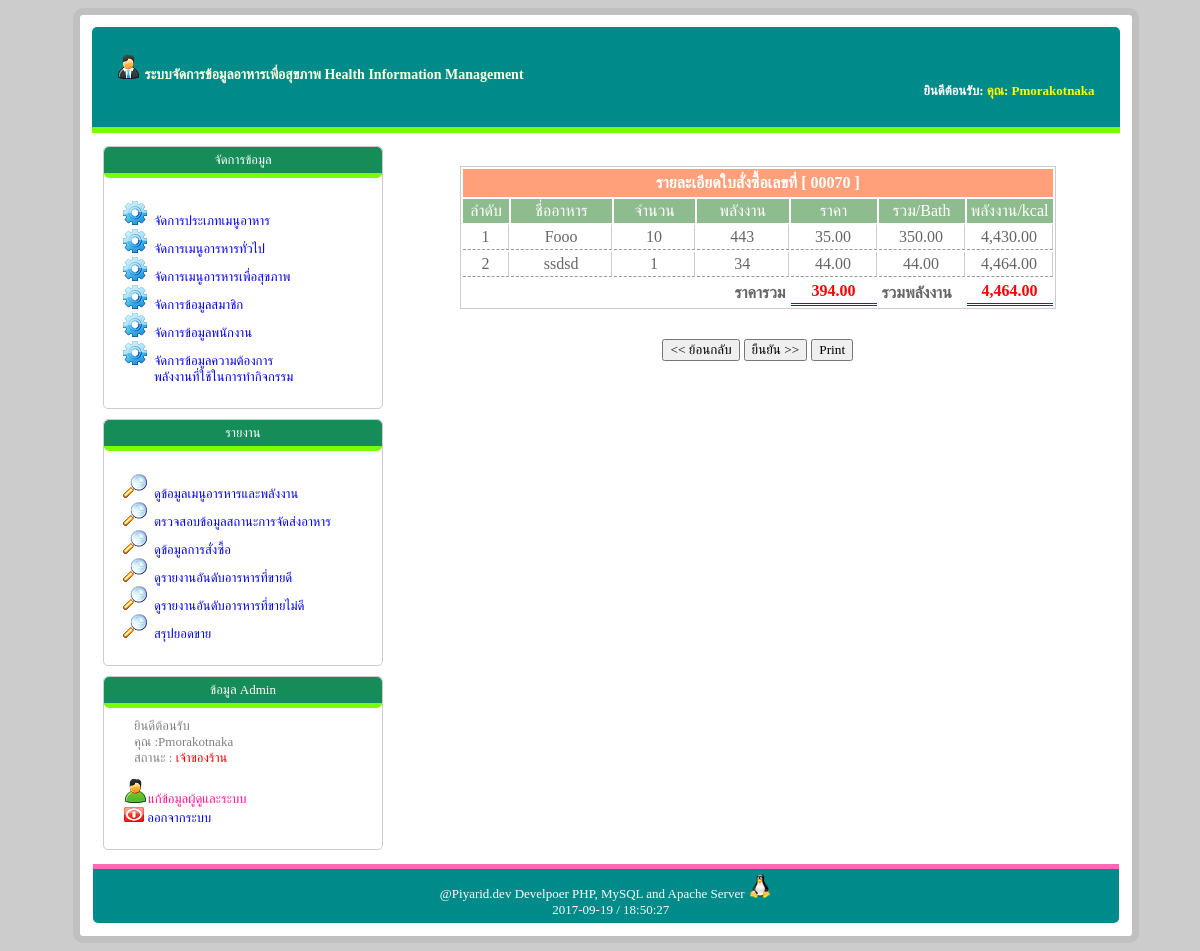
Screenshot of /back_end/home.php?url=show_order_detail&ord_id=70 (signed in) with the database file from the repository.
### tables this page shows
CREATE TABLE `orderdetail` (
  `order_id` int(11) NOT NULL,
  `food_id` int(11) NOT NULL,
  `quantity` int(11) NOT NULL,
  `price` float NOT NULL,
  `energy` int(5) NOT NULL
);

CREATE TABLE `food` (
  `food_id` int(5) NOT NULL auto_increment,
  `food_name` varchar(20) NOT NULL,
  `foodtype_id` varchar(5) NOT NULL,
  `food_energy` int(10) NOT NULL,
  `food_price` int(10) NOT NULL,
  `food_howdo` varchar(100) NOT NULL,
  `food_img` varchar(250) NOT NULL,
  `food_rawmaterial` varchar(250) NOT NULL,
  `food_detail` varchar(250) NOT NULL,
  PRIMARY KEY  (`food_id`)
);

### back_end/show_order_detail.php (the view, shortened to what this page needs)
<?php
    $ord_id = $_GET["ord_id"];
        $sql = "SELECT  ord_de.*, f.food_name
                FROM orderdetail AS ord_de
                LEFT JOIN food AS f ON ord_de.food_id = f.food_id
                WHERE ord_de.order_id = '$ord_id'";
            $rs = mysql_query($sql);
?>
<div style="margin: 30px;width: auto;">
<div style="">
    <table  width="90%" align="center" cellpadding="3px" class="grid">
      <thead>
        <th colspan="7"style="background:lightsalmon;padding: 5px;color: #fff;">
            รายละเอียดใบสั่งซื้อเลขที่
            [ <?php echo sprintf("%05d", $ord_id); ?> ]
        </th>
            <tr align="center" style="background: darkseagreen;color: #fff;">
                <td width="40px">ลำดับ</td>
                <td>ชื่ออาหาร</td>
                <td>จำนวน</td>
                <td>พลังงาน</td>
                <td width="80px">ราคา</td>
                <td width="80px">รวม/Bath</td>
                <td width="80px">พลังงาน/kcal</td>
            </tr>
        </thead>
        <tbody>
        <?php
        while ($r = mysql_fetch_array($rs)):
              $food_name = $r["food_name"];
              $f_qty = $r["quantity"];
              $energy = $r["energy"];
              $price = $r["price"];
              $total_price += ($f_qty * $price );
              $total_energy += ($f_qty * $energy );
            ?>
            <tr align="center">
                <td align="center">
                    <?php echo ++$n;?>
                </td>
                <td>
                    <?php echo $food_name?>
                </td>
                <td align="center">
                    <?php echo $f_qty;?>
                </td>
                <td>
                    <?php echo $energy;?>
                </td>
                <td align="">
                    <?php echo number_format($price, 2, ".", ",");?>
                </td>
                <td align="">
                    <?php echo number_format(($price * $f_qty), 2, ".", ","); ?>
                </td>
                <td align="">
                    <?php echo number_format($total_energy, 2, ".", ","); ?>
                </td>
            </tr>
            <?php endwhile ?>
        </tbody>
        <tfoot>
            <tr style="font-weight: bold;">
                <td colspan="4" align="right">ราคารวม </td>
                <td align="center"
                 style="border-bottom: #990033 3px double; color:#FF0000;">
                  <?php echo number_format($total_price, 2, ".", ","); ?>
                </td>
                <td>รวมพลังงาน</td>
                <td align="center"
                 style="border-bottom: #990033 3px double; color:#FF0000;">
                  <?php echo number_format($total_energy, 2, ".", ","); ?>
                </td>
            </tr>
        </tfoot>
    </table>
    <div style="margin:30px auto; text-align:center">
        <input type="button" value="<< ย้อนกลับ"  onclick="javascript: history.back();" />
        <?php if (empty($_GET["ord_send"])) { ?>
            <input type="button" value="ยืนยัน >>"
            onclick="window.location='confirm_order.php?ord_id=\n\
            <?php echo $ord_id; ?>';" />
        <?php } else { ?>
            <input type="button" value="จัดส่งสินค้า >>" onclick="" />
        <?php }   ?>
             <input type="button"  value="Print"onclick="window.print()"/>
    </div>
  <br />
</div>
</div>

### css/admin.css (style rules this page uses)
body { background-color: #ccc; }
* { font-family: Tahoma ,Waree; }

### back_end/show_order_detail.php (style rules this page uses)
.grid { border: #ccc 1px solid; }
.grid thead tr td { padding: 3px; }
.grid tbody tr td { border-bottom: #999 1px dashed; border-right: #ccc 1px solid; }

### rows the page displays
orderdetail: food.food_name "Fooo", quantity "10", energy "443", price "35.00", $price * $f_qty "350.00", total_energy "4,430.00"
orderdetail: food.food_name "ssdsd", quantity "1", energy "34", price "44.00", $price * $f_qty "44.00", total_energy "4,464.00"

### other values shown
$_SESSION["psn_name"] "Pmorakotnaka"
$ord_id "00070"
$total_price "394.00"
$total_energy "4,464.00"
